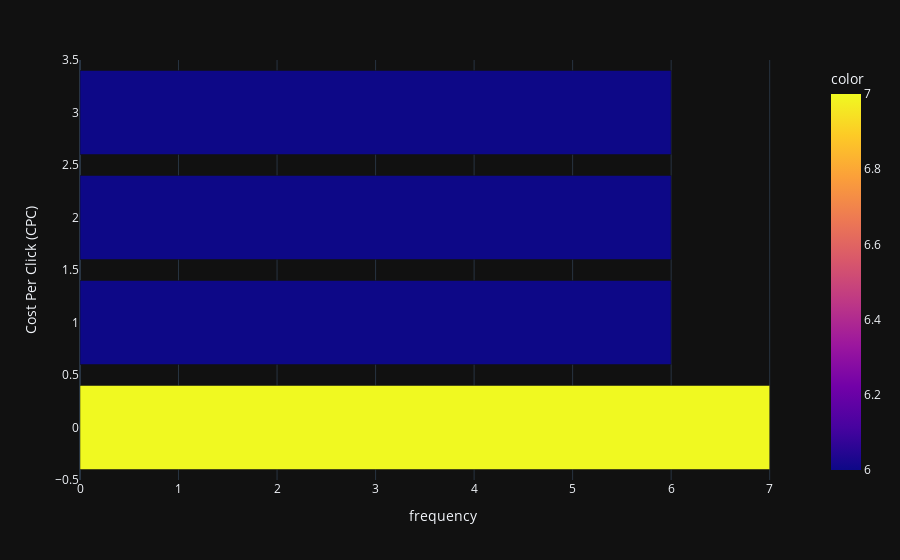

The cell this chart's notebook holds for it:
### Code cell
cost_per_click_data = pd.cut(data_except_group['Cost Per Click (CPC)'], bins = [0.2909,0.752550 , 3.537421, 5.655860, 10.184692]).astype('category').value_counts()
fig = px.bar(cost_per_click_data.keys().categories.astype(str),  cost_per_click_data.values, color = cost_per_click_data.values, template= "plotly_dark")
fig.update_yaxes(title_text='Cost Per Click (CPC)')
fig.update_xaxes(title_text='frequency')

### Figure 1 — Plotly figure (JSON) as saved in the notebook; plotly's stock layout.template omitted (floating-point values rounded to 4 significant figures)
{"data": [{"alignmentgroup": "True", "hovertemplate": "x=%{x}<br>index=%{y}<br>color=%{marker.color}<extra></extra>", "legendgroup": "", "marker": {"color": [7, 6, 6, 6], "coloraxis": "coloraxis", "pattern": {"shape": ""}}, "name": "", "offsetgroup": "", "orientation": "h", "showlegend": false, "textposition": "auto", "type": "bar", "x": [7, 6, 6, 6], "xaxis": "x", "y": [0, 1, 2, 3], "yaxis": "y"}], "layout": {"barmode": "relative", "coloraxis": {"colorbar": {"title": {"text": "color"}}, "colorscale": [[0, "#0d0887"], [0.1111, "#46039f"], [0.2222, "#7201a8"], [0.3333, "#9c179e"], [0.4444, "#bd3786"], [0.5556, "#d8576b"], [0.6667, "#ed7953"], [0.7778, "#fb9f3a"], [0.8889, "#fdca26"], [1, "#f0f921"]]}, "legend": {"tracegroupgap": 0}, "margin": {"t": 60}, "xaxis": {"anchor": "y", "domain": [0, 1], "title": {"text": "frequency"}}, "yaxis": {"anchor": "x", "domain": [0, 1], "title": {"text": "Cost Per Click (CPC)"}}}}
